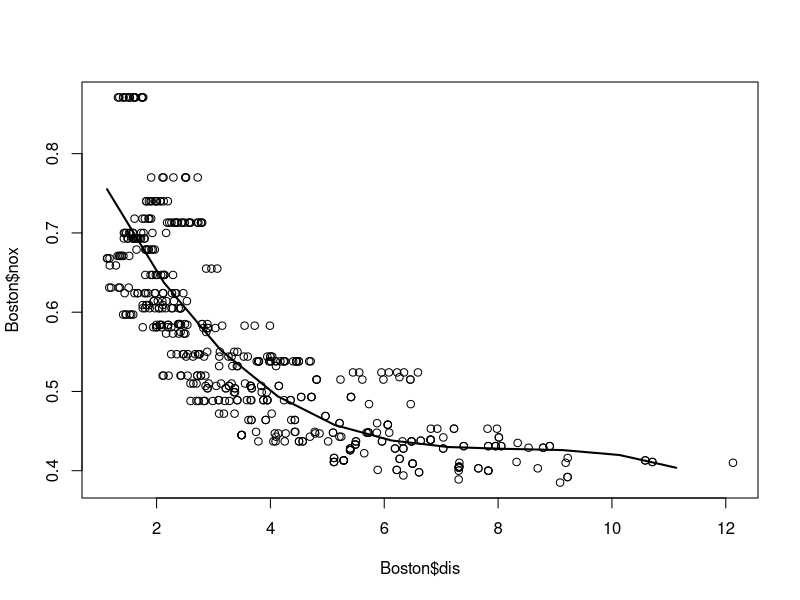
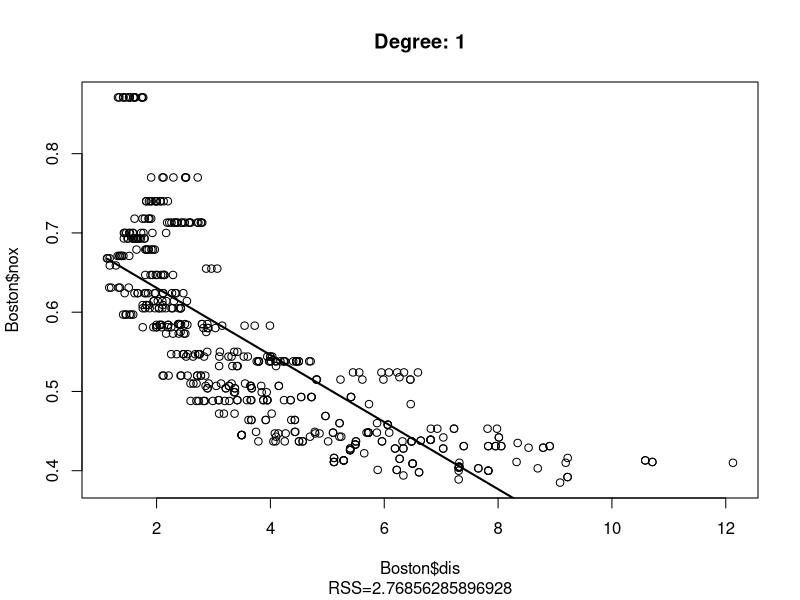
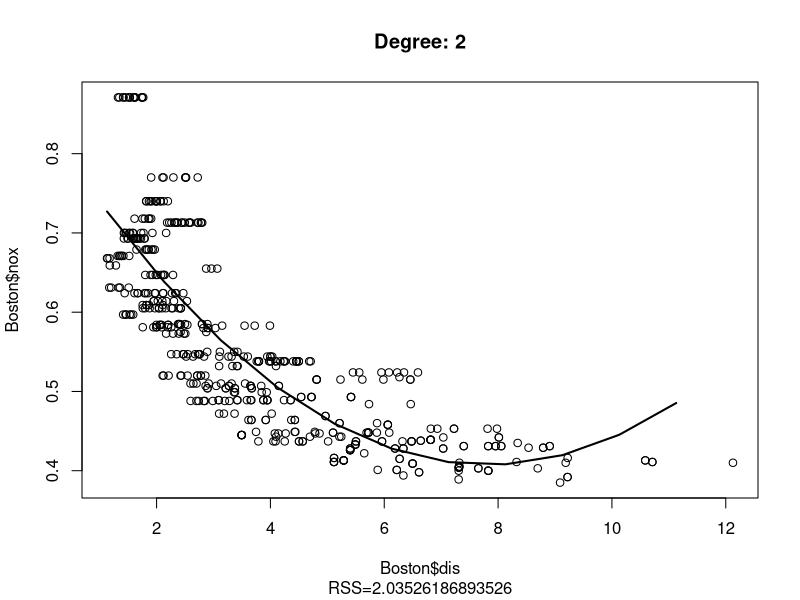
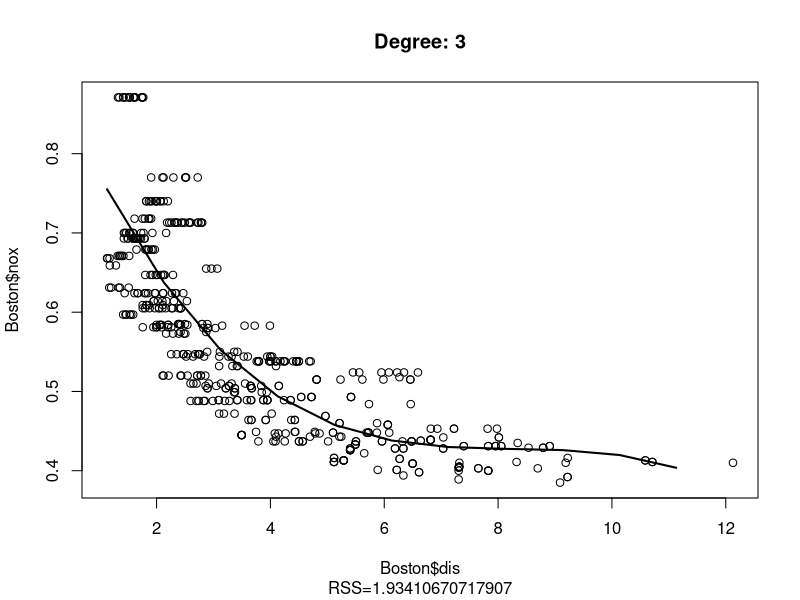
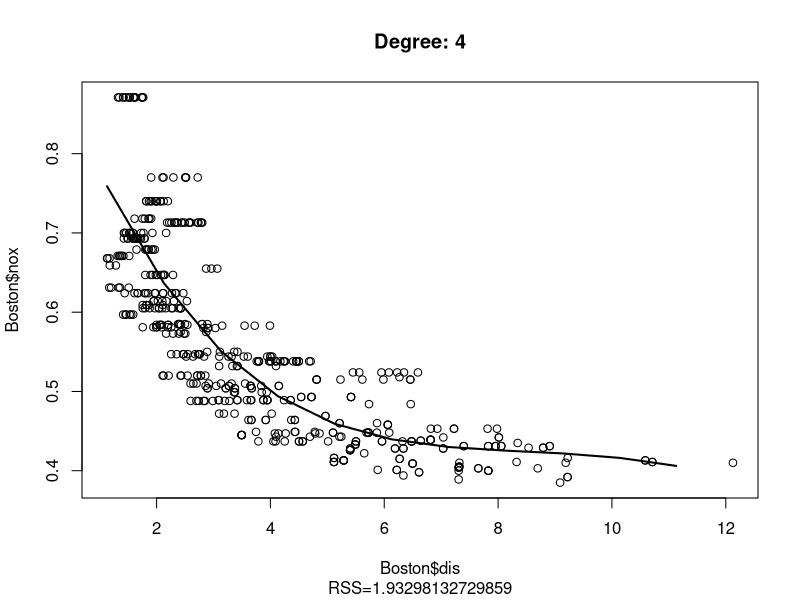
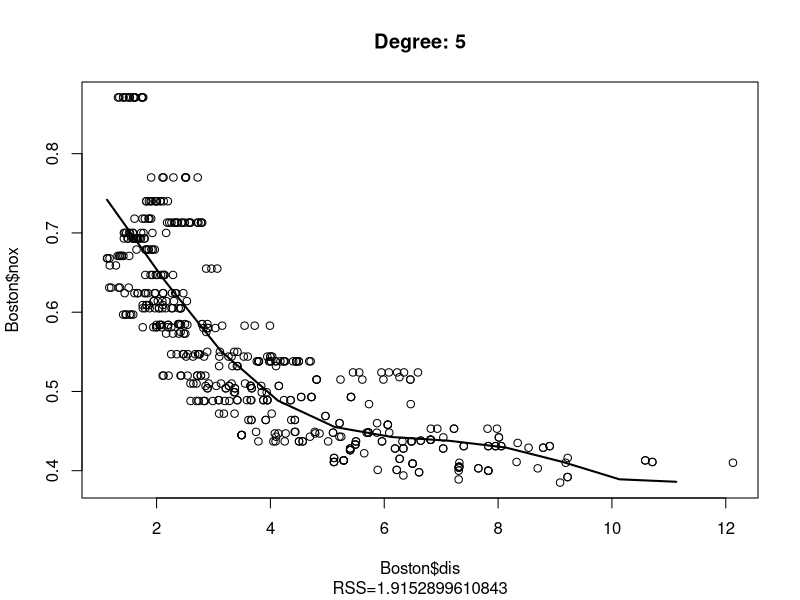
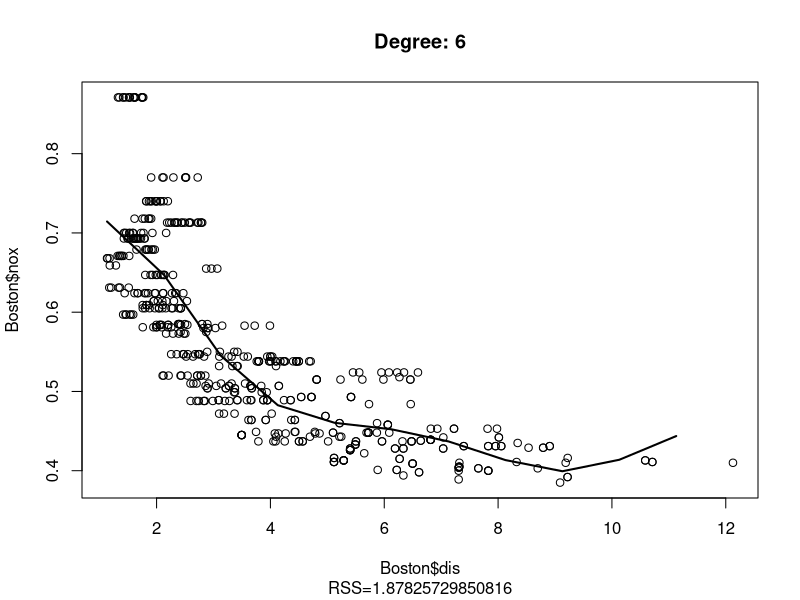
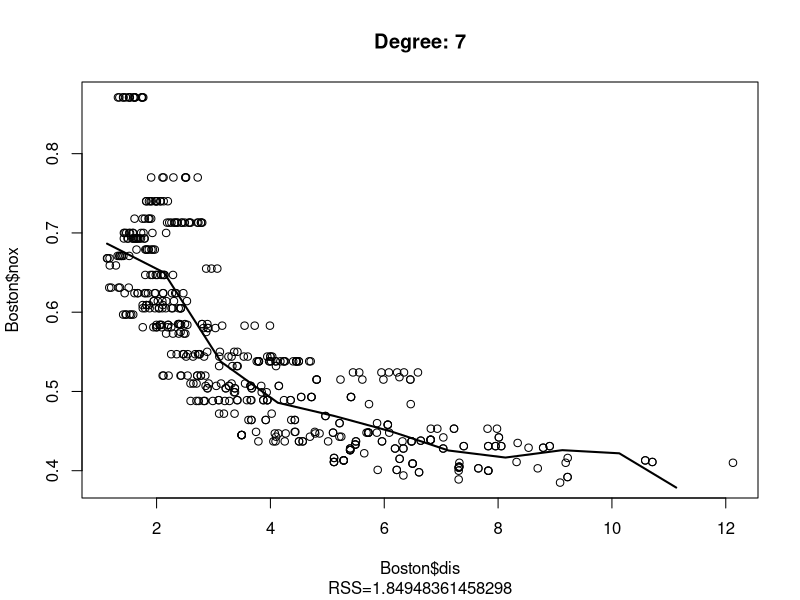

Here is the R script that generated these plots, in order:
## ---- chunk 1
knitr::opts_chunk$set(echo = TRUE)
## ---- chunk 2
library(MASS)
library(glmnet)
library(boot)

## ---- chunk 3
poly_lm = lm(nox ~ poly(dis, 3), data=Boston)
poly_lm.sum = summary(poly_lm)
## ---- chunk 4
dis_range = range(Boston$dis)
dis_grid=seq(from=dis_range[1], to=dis_range[2])
poly_lm_pred = predict(poly_lm, newdata=list(dis = dis_grid), se=TRUE)

plot(Boston$dis, Boston$nox, xlim=dis_range)
lines(dis_grid, poly_lm_pred$fit, lwd=2)
## ---- chunk 5
for(degree in 1:10){
  poly_lm = lm(nox ~ poly(dis, degree), data=Boston)
  poly_lm_pred = predict(poly_lm, newdata=list(dis = dis_grid), se=TRUE)
  plot(Boston$dis, Boston$nox, xlim=dis_range)
  title(paste0("Degree: ", degree))
  lines(dis_grid, poly_lm_pred$fit, lwd=2)
  title(sub=paste0("RSS=", sum(poly_lm$residuals^2)))
}
## ---- chunk 6
set.seed(0)
cv.error = rep(0, 10)

for (degree in 1:10){
  poly_lm = glm(nox ~ poly(dis, degree), data=Boston)
  cv.error[degree] = cv.glm(Boston, poly_lm, K=10)$delta[1]
}
cv.error
plot(cv.error)
## ---- chunk 7
library(splines)
## ---- chunk 8
splines_lm = lm(nox ~ bs(dis, df=4), data=Boston)
summary(splines_lm)
## ---- chunk 9
splines_pred = predict(splines_lm, list(dis = dis_grid))
plot(nox ~ dis, data = Boston)
lines(dis_grid, splines_pred)
## ---- chunk 10
rss = rep(0,15)

for(df in 3:17){
  splines_lm = lm(nox ~ bs(dis, df=df), data=Boston)
  splines_preds = predict(splines_lm, newdata=list(dis = dis_grid),se=TRUE)
  plot(Boston$dis, Boston$nox, xlim=dis_range)
  title(paste0("Regression Spline with df=", df))
  lines(dis_grid, splines_preds$fit)
  title(sub=paste0("RSS=", sum(splines_lm$residuals^2)))
  rss[df-2] = sum(splines_lm$residuals^2)
}
## ---- chunk 11
df = seq(3,17)
plot(df, rss)
## ---- chunk 12
set.seed(0)
cv.error = rep(0, 15)

for (df in 3:17){
  splines_lm = glm(nox ~ bs(dis, df=df), data=Boston)
  cv.error[df-2] = cv.glm(Boston, splines_lm, K=10)$delta[1]
   
}
## ---- chunk 13
cv.error
## ---- chunk 14
df = seq(3,17,1)
plot(df, cv.error)
